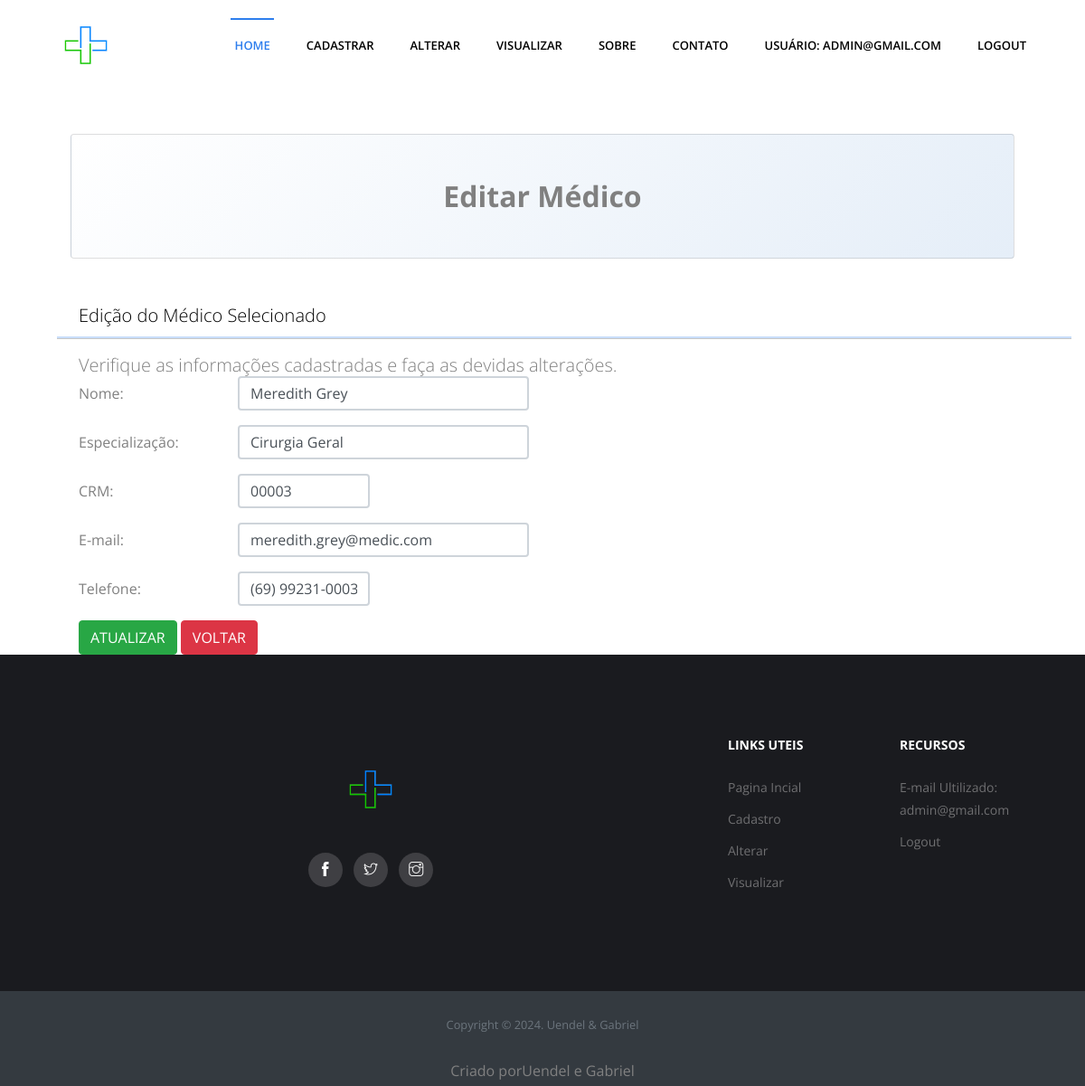
The app's page /editar_verificacao/16 (signed in) with its own data.
### usuarios/models.py (models this page shows)
class Medico(models.Model):
    nome_medico = models.CharField(max_length=200)
    especializacao = models.CharField(max_length=200)
    crm = models.CharField(max_length=10)
    email = models.EmailField(max_length=50)
    telefone = models.CharField(
        max_length=15,
        validators=[RegexValidator(regex=r'^\+?1?\d{9,15}$', message="Número de telefone inválido")])

### usuarios/views.py (the view)
# urls.py: path('editar_verificacao/<int:pk>', views.editar_verificacao, name="editar_verificacao"),
def editar_verificacao(request, pk):
    if request.method =="GET":
        if request.user.is_authenticated:
            lista_medicos = Medico.objects.get(pk=pk)
            dicionario_medico = {'lista_medicos':lista_medicos}
            return render(request, 'usuarios/editar.html', dicionario_medico)
        else:
            return HttpResponse("Fala o login para acessar!")

### usuarios/templates/usuarios/editar.html (shortened to what this page needs)
{% extends 'usuarios/base.html' %}
{% block titulo %}Editar Médico{% endblock %}
{% block conteudo %}
<h3>Edição do Médico Selecionado</h3>
<hr>
<p class="lead">Verifique as informações cadastradas e faça as devidas alterações.</p>
<form action="{% url 'editar' lista_medicos.pk %}" method="POST">
    <div class="form-group row mb-3">
        <label for="medicoNome" class="col-sm-2 col-form-label">Nome:</label>
        <div class="col-sm-4">
            <input type="text" class="form-control border-2" id="medicoNome" name="nome_medico" value="{{ lista_medicos.nome_medico }}">
        </div>
    </div>
    <div class="form-group row mb-3">
        <label for="medicoEspecialidade" class="col-sm-2 col-form-label">Especialização:</label>
        <div class="col-sm-4">
            <input type="text" class="form-control border-2" id="medicoEspecialidade" name="especializacao" value="{{ lista_medicos.especializacao }}">
        </div>
    </div>
    <div class="form-group row mb-3">
        <label for="medicoCrm" class="col-sm-2 col-form-label">CRM:</label>
        <div class="col-sm-2">
            <input type="text" class="form-control border-2" id="medicoCrm" name="crm" value="{{ lista_medicos.crm }}">
        </div>
    </div>
    <div class="form-group row mb-3">
        <label for="medicoEmail" class="col-sm-2 col-form-label">E-mail:</label>
        <div class="col-sm-4">
            <input type="email" class="form-control border-2" id="medicoEmail" name="email" value="{{ lista_medicos.email }}">
        </div>
    </div>
    <div class="form-group row mb-3">
        <label for="medicoFone" class="col-sm-2 col-form-label">Telefone:</label>
        <div class="col-sm-2">
            <input type="text" class="form-control border-2" id="medicoFone" name="telefone" value="{{ lista_medicos.telefone }}"
                   placeholder="(99) 99999-9999"
                   oninput="formatPhoneNumber(this)">
        </div>
    </div>
    <div class="update">
        <button type="submit" class="btn btn-success">Atualizar</button>
        <a href="{% url 'alterar' %}" class="btn btn-danger">Voltar</a>
    </div>
</form>
{% endblock %}

### usuarios/templates/usuarios/base.html (shortened to what this page needs)
{% load static %}
<!DOCTYPE html>
<html lang="pt-br">
<head>
    <link href="{% static 'css/bootstrap.min.css' %}" rel="stylesheet">
    <link href="https://cdn.jsdelivr.net/npm/bootstrap@5.0.2/dist/css/bootstrap.min.css" rel="stylesheet">
    <link rel="stylesheet" href="{% static 'plugins/bootstrap/bootstrap.min.css' %}">
    <link rel="stylesheet" href="{% static 'plugins/themify-icons/themify-icons.css' %}">
    <link rel="stylesheet" href="{% static 'plugins/slick/slick.css' %}">
    <link rel="stylesheet" href="{% static 'plugins/slick/slick-theme.css' %}">
    <link rel="stylesheet" href="{% static 'plugins/fancybox/jquery.fancybox.min.css' %}">
    <link rel="stylesheet" href="{% static 'plugins/aos/aos.css' %}">
    <link href="{% static 'css/style.css' %}" rel="stylesheet">
</head>
<body>
    <nav class="navbar main-nav navbar-expand-lg px-2 px-sm-0 py-2 py-lg-0">
        <div class="container">
          <a class="navbar-brand" href="{% url 'home' %}">
            <img class="logo" src="{% static 'images/logo.jpg' %}" alt="logo">
          </a>
          <div class="collapse navbar-collapse" id="navbarNav">
            {% if user.is_authenticated %}
                <ul class="navbar-nav ml-auto">
                    <li class="nav-item active">
                        <a class="nav-link" href="{% url 'home' %}">Home</a>
                    </li>
                    <li class="nav-item">
                        <a class="nav-link" href="{% url 'lancar' %}">Cadastrar</a>
                    </li>
                    <li class="nav-item">
                        <a class="nav-link" href="{% url 'alterar' %}">Alterar</a>
                    </li>
                    <li class="nav-item">
                        <a class="nav-link" href="{% url 'visualizar' %}">Visualizar</a>
                    </li>
                    <li class="nav-item">
                        <a class="nav-link" href="{% url 'sobre' %}">Sobre</a>
                    </li>
                    <li class="nav-item">
                        <a class="nav-link" href="{% url 'contatos' %}">Contato</a>
                    </li>
                    <li class="nav-item">
                        <a class="nav-link" href="#">Usuário: {{ user.email }}</a>
                    </li>
                    <li class="nav-item">
                        <a class="nav-link" href="{% url 'logout' %}">Logout</a>
                    </li>
                </ul>
            {% endif %}
          </div>
        </div>
      </nav>
    <div class="container px-4 px-lg-5">
        <div class="card text-black my-5 py-4 text-center" style="background: linear-gradient(135deg, #ffffff, #e5eef8);">
            <div class="card-body">
                <p class="text-back m-0" style="font-size: 2rem; font-weight: bold; line-height: 1.5;">
                    {% block titulo %}Seja bem-vindo(a) {{ user.first_name }} ao Guia Médico, aqui encontrará os profissionais disponíveis.{% endblock %}
                </p>
            </div>
        </div>
        <div class="row gx-4 gx-lg-5">
            {% block conteudo %}{% endblock %}
        </div>
    </div>
    <footer>
        <div class="footer-main">
          <div class="container">
            <div class="row">
                <div class="col-lg-4 col-md-12 m-md-auto align-self-center text-center">
                    <div class="block">
                        <a href="index.html"><img class="logo" src="{% static 'images/logoSemFundo.png' %}" alt="footer-logo"></a>
                        <ul class="social-icon list-inline justify-content-center">
                            <li class="list-inline-item">
                                <a href="#"><i class="ti-facebook"></i></a>
                            </li>
                            <li class="list-inline-item">
                                <a href="#"><i class="ti-twitter"></i></a>
                            </li>
                            <li class="list-inline-item">
                                <a href="#"><i class="ti-instagram"></i></a>
                            </li>
                        </ul>
                    </div>
                </div>
              {% if user.is_authenticated %}
              <div class="col-lg-2 col-md-3 col-6 mt-5 mt-lg-0">
                <div class="block-2">
                  <h6>Links uteis</h6>
                    <ul>
                        <li><a href="{% url 'home' %}">Pagina Incial</a></li>
                        <li><a href="{% url 'lancar' %}">Cadastro</a></li>
                        <li><a href="{% url 'alterar' %}">Alterar</a></li>
                        <li><a href="{% url 'visualizar' %}">Visualizar</a></li>
                    </ul>
                </div>
              </div>
              <div class="col-lg-2 col-md-3 col-6 mt-5 mt-lg-0">
                <div class="block-2">
                  <h6>Recursos</h6>
                  <ul>
                    <li><a href="#">E-mail Ultilizado: {{ user.email }}</a></li>
                    <li><a href="{% url 'logout' %}">Logout</a></li>
                  </ul>
                </div>
              </div>
              {% endif %}
            </div>
          </div>
        </div>
        <div class="text-center bg-dark py-4">
          <small class="text-secondary">Copyright &copy; <script>document.write(new Date().getFullYear())</script>. Uendel &amp; Gabriel</small class="text-secondary">
        </div>
          <div class="text-center bg-dark py-1">
              <small> <p>Criado por<a href="#">Uendel e Gabriel</a></p></small class="text-secondary">
           </div>
      </footer>
</body>
</html>

### static/css/style.css (style rules this page uses)
body { font-family: "Open Sans", sans-serif; -webkit-font-smoothing: antialiased; }
h1, h2, h3, h4, h5, h6 { font-family: "Open Sans", sans-serif; color: #000; font-weight: 300; }
h3 { font-size: 20px; line-height: 30px; }
p, li, blockquote, label { font-size: 16px; letter-spacing: 0; line-height: 25px; color: #808080; margin-bottom: 0; }
.logo { width: 100px; height: auto; }
body { overflow-x: hidden; }
a { font-size: inherit; color: inherit; }
.btn { text-transform: uppercase; }
.main-nav { background: #fff; z-index: 1; }
.main-nav .navbar-brand { padding: 0; }
.main-nav .navbar-nav .nav-item { position: relative; font-family: "Open Sans", sans-serif; }
.main-nav .navbar-nav .nav-item .nav-link { position: relative; text-align: center; font-size: 13px; text-transform: uppercase; font-weight: 600; color: #000; padding-left: 20px; padding-right: 20px; line-height: 45px; }
.main-nav .navbar-nav .nav-item.active .nav-link { color: #2e7eed; }
.main-nav .navbar-nav .nav-item.active .nav-link:before { content: ''; background: #2e7eed; width: 60%; height: 2px; position: absolute; top: 0; left: 20%; }
.footer-main { padding: 92px 0; background: #1a1b1f; }
.footer-main .block img { margin-bottom: 20px; }
.footer-main .block ul.social-icon li a { text-decoration: none; display: block; width: 38px; height: 38px; border-radius: 100%; background: #3f3f43; color: #fff; text-align: center; line-height: 38px; }
.footer-main .block-2 h6 { font-weight: bold; font-size: 14px; text-transform: uppercase; color: #fff; margin-bottom: 25px; }
.footer-main .block-2 ul { padding: 0; }
.footer-main .block-2 ul li { margin-bottom: 10px; list-style: none; }
.footer-main .block-2 ul li a { font-size: 14px; color: #6f6f71; transition: .2s ease; }
hr { display: block; height: 2px; border: 0; border-top: 2px solid #2e7eed; margin: 1em 0; padding: 0; }

### records on screen
Medico: nome_medico "Meredith Grey", especializacao "Cirurgia Geral", crm "00003", email "meredith.grey@medic.com", telefone "(69) 99231-0003"

### other values on screen
{{ user.email }} "ADMIN@GMAIL.COM"
{{ user.email }} "admin@gmail.com"
